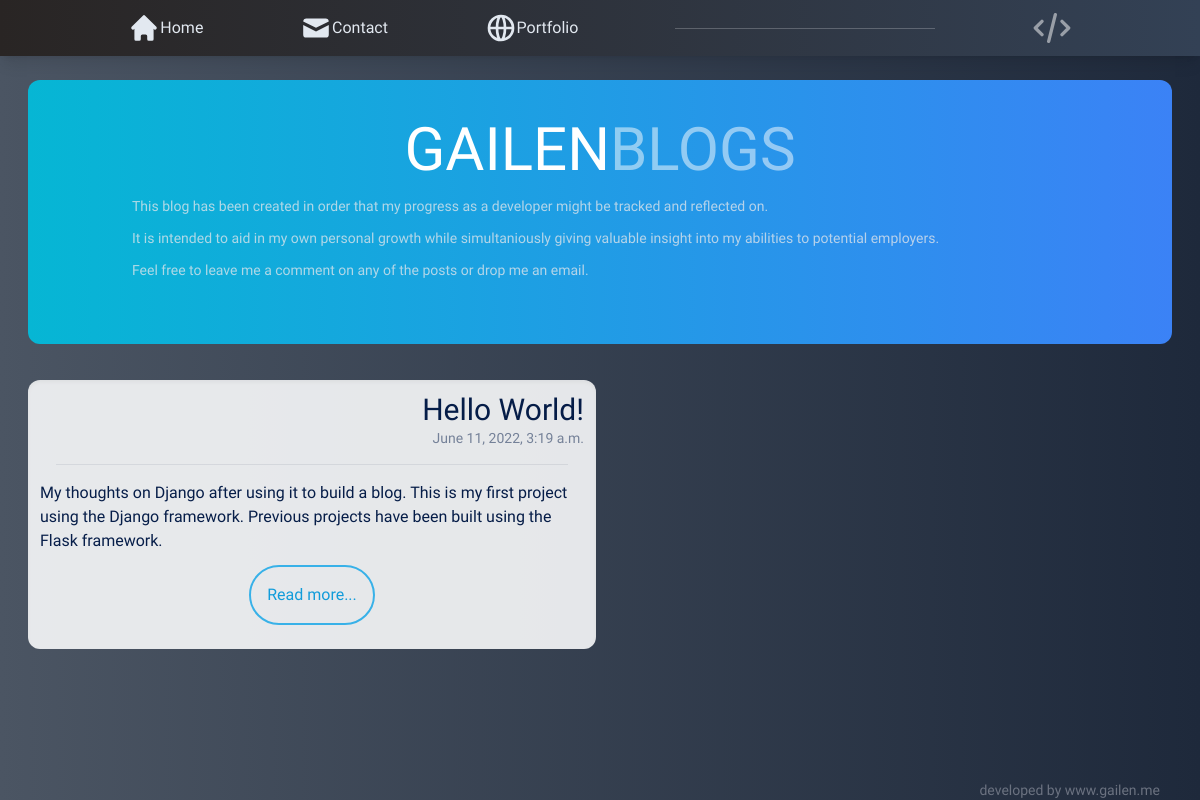
/, run on an earlier commit of the app's database.
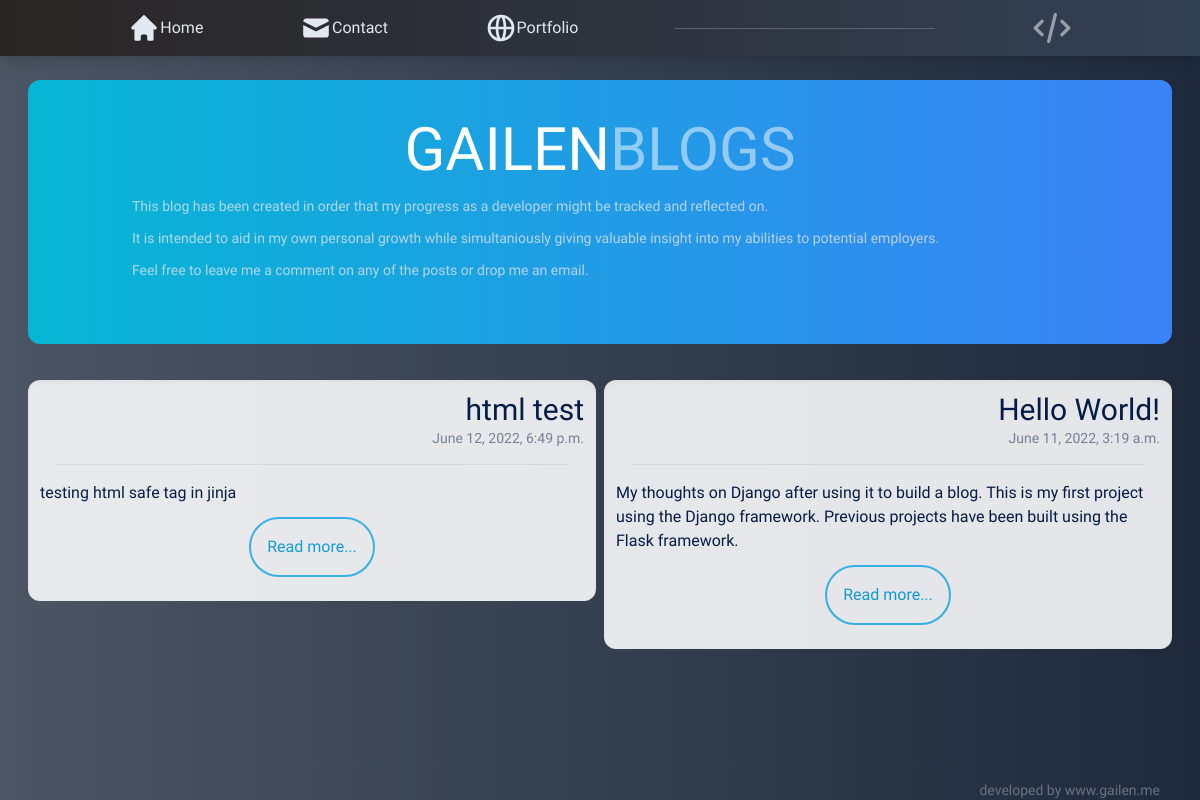
And on a later commit of the database.
### post/models.py (models this page shows, shortened)
class Post(models.Model):
    category = models.ForeignKey(Category, related_name='posts', on_delete = models.CASCADE)
    title = models.CharField(max_length=255)
    slug = models.SlugField(max_length=255)
    intro = models.TextField(max_length=280) #twitter character limit to keep the intro short.
    body = RichTextField(blank=True, null=True)
    created_at = models.DateTimeField(auto_now_add = True)
    class Meta:
        ordering = ('-created_at', )

### post/views.py (the view)
# urls.py: path('', views.bloghome, name='bloghome'),
def bloghome(request):
    posts = Post.objects.all()
    return render(request, 'post/bloghome.html', {'posts': posts})

### post/templates/post/bloghome.html
{% extends 'post/blog.html' %}
{% block content %}
<div id="banner" class="rounded-xl bg-gradient-to-r from-cyan-500 to-blue-500 p-6 m-1 cursor-pointer">
    <h1 id="gailenDevs" class="text-8xl text-white w-full p-4">GAILEN<span class="opacity-50">BLOGS</span></h1>
    <article class="text-left text-sm text-gray-200 lg:px-20 mb-10 space-y-3">
        <p class="transition ease-in-and-out duration-200 hover:opacity-100 opacity-75">
            This blog has been created in order that my progress as a developer might be tracked and reflected on.
        </p>
        <p class="transition ease-in-and-out duration-200 hover:opacity-100 opacity-75">
            It is intended to aid in my own personal growth while simultaniously giving valuable insight into my
            abilities to potential employers.</p>
        <p class="transition ease-in-and-out duration-200 hover:opacity-100 opacity-75">
            Feel free to leave me a comment on any of the posts or drop me an email.</p>
    </article>
</div>
<div class="grid grid-flow-row md:grid-cols-2 xl:grid-cols-3">
    {% for post in posts %}
<div class="p-1">
    <article id="post" class="p-3 bg-gray-50 rounded-xl shadow-inner">
            <div class="text-right">
                <h2 class="text-3xl">
                    {{post.title}}
                </h2>
                <p class="text-sm opacity-50">
                    {{post.created_at}}
                </p>
            </div>
            <hr class="m-4 text-center">
            <p>{{post.intro}}</p>
            <div class="py-3 flex justify-center">
            <a href="{% url 'post_detail' post.slug %}" class="rounded-full border-solid border-2 border-sky-400 text-sky-500 p-4 transition ease-in-and-out hover:shadow-lg">
            Read more...</a>
            </div>
    </article>
</div>
    {% endfor %}
</div>
<footer class="sm:absolute inset-x-0 bottom-0 px-10">
    <p class="text-right text-sm text-gray-500">developed by <a href="http://gailen.me">www.gailen.me</a></p>
</footer>
{% endblock %}

What changed in the data, as far as the page shows it:
added Post: title "html test", created_at "June 12, 2022, 6:49 p.m.", intro "testing html safe tag in jinja"
